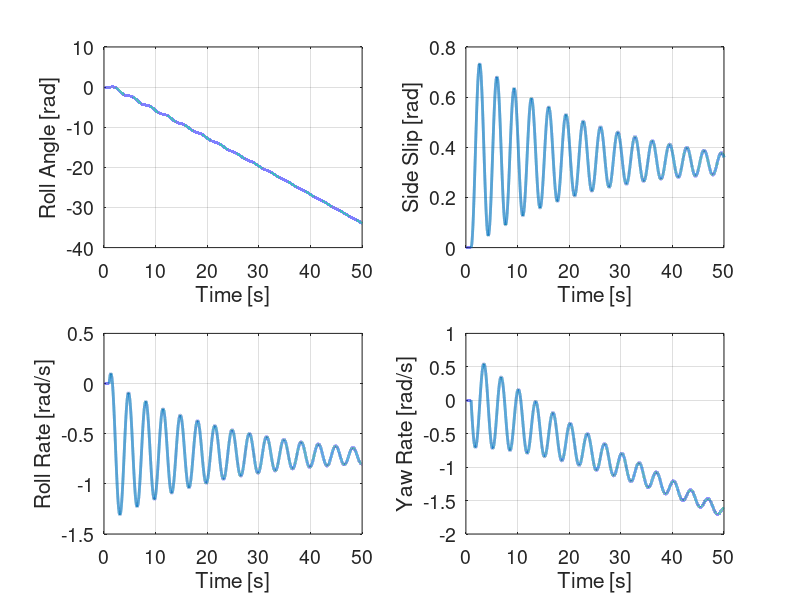
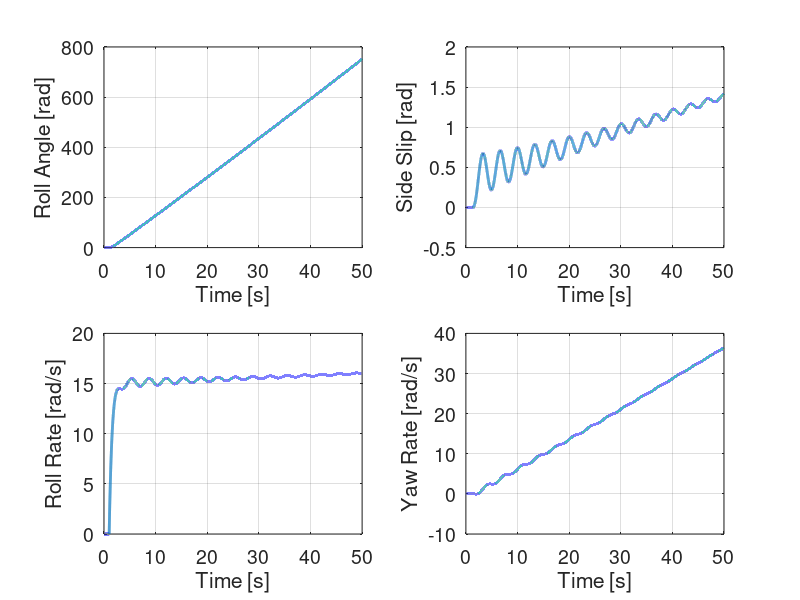
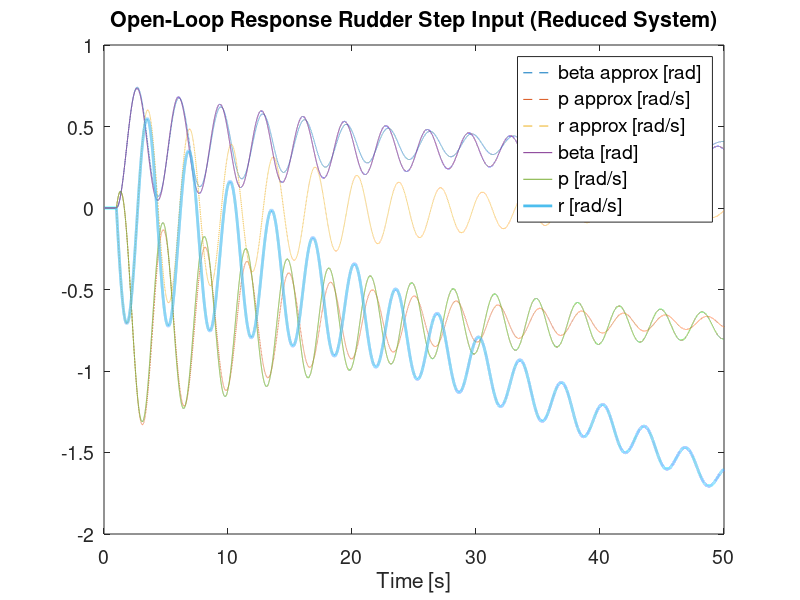
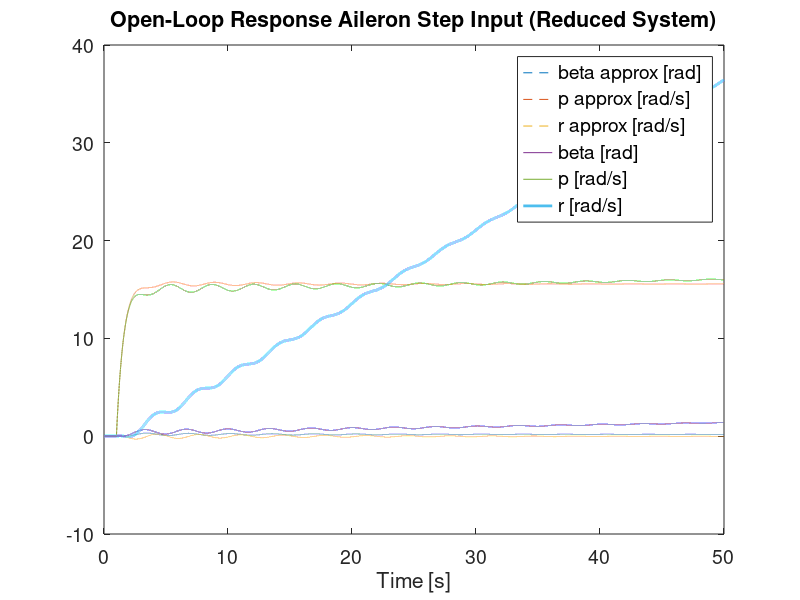

MATLAB code for these plots, in order:
% Problem 1.4, Wise and Lavresky
clear all 
close all
clc
% State indices
sel_phi_state_rad    = 1;
sel_beta_state_rad = 2;
sel_p_state_rps     = 3;
sel_r_state_rps = 4;
% Input indices
sel_dela_input_rad = 1;
sel_delr_input_rad = 2;
% Lateral directional matrices
A_lat = [0 0 1 0; 0.0487 -0.0829 0 -1; 0 -4.546 -1.699 0.1717; ...
    0 3.382 -0.0654 -0.0893];
B_lat = [0 0; 0 0.0116; 27.276 0.5758; 0.3952 -1.362];
% Extract dutch roll and roll rate dynamics from A_lat and B_lat
A_lat_2 = A_lat([sel_beta_state_rad, sel_p_state_rps, sel_r_state_rps], ...
    [sel_beta_state_rad, sel_p_state_rps, sel_r_state_rps]);
B_lat_2 = B_lat([sel_beta_state_rad, sel_p_state_rps, sel_r_state_rps], :);
% Trimmed speed
V0_fps = 250;
% a) Compute open loop system eigenvalues
disp('The open loop eigenvalues are');
lat_eigs = eig(A_lat)
% b) Simulate open loop response to aileron and rudder set inputs
dt = 1e-3;
t_sec = 0 : dt : 50;
% Initial condition 
x_cl0 = [0 0 0 0];
x_cl0_2 = [0 0 0];
% preallocate open-loop solution vector due to thrust input
x_ol_aileron = zeros(size(A_lat,2),length(t_sec));
x_ol_aileron(:,1) = x_cl0;
% preallocate open-loop solution vector due to elevator input
x_ol_rudder = zeros(size(A_lat,2), length(t_sec));
x_ol_rudder(:,1) = x_cl0;
% preallocate open-loop solution vector due to thrust input for reduced
% system
x_ol_aileron_2 = zeros(size(A_lat_2,2),length(t_sec));
x_ol_aileron_2(:,1) = x_cl0_2;
% preallocate open-loop solution vector due to elevator input for reduced
% system
x_ol_rudder_2 = zeros(size(A_lat_2,2), length(t_sec));
x_ol_rudder_2(:,1) = x_cl0_2;
% define step input at 1 sec
u = zeros(size(t_sec));
u(t_sec>=1) = 1;
for i = 1 : length(t_sec) - 1
    
    % Open loop response due to rudder input
    x_ol_rudder(:, i+1)   = x_ol_rudder(:,i) + ...
        dt*(A_lat*x_ol_rudder(:,i)+B_lat*[0; u(i)]);
    % Open loop response due to aileron input
    x_ol_aileron(:, i+1) = x_ol_aileron(:,i) + ...
        dt*(A_lat*x_ol_aileron(:,i)+B_lat*[u(i); 0]);
    
    % Open loop response due to rudder input
    x_ol_rudder_2(:, i+1)   = x_ol_rudder_2(:,i) + ...
        dt*(A_lat_2*x_ol_rudder_2(:,i)+B_lat_2*[0; u(i)]);
    % Open loop response due to aileron input
    x_ol_aileron_2(:, i+1) = x_ol_aileron_2(:,i) + ...
        dt*(A_lat_2*x_ol_aileron_2(:,i)+B_lat_2*[u(i); 0]);
    
end
figure(1)
title('Open-Loop Response Elevator Step Input','fontsize', 14);
subplot(2,2,1);
plot(t_sec, x_ol_rudder(1,:), 'linewidth', 2); grid on
ylabel('Roll Angle [rad]', 'fontsize', 14);
xlabel('Time [s]','fontsize', 14);
set(gca, 'xlim', [0 50]);
set(gca, 'fontsize', 14);
subplot(2,2,2);
plot(t_sec, x_ol_rudder(2,:), 'linewidth', 2); grid on
ylabel('Side Slip [rad]', 'fontsize', 14);
xlabel('Time [s]','fontsize', 14);
set(gca, 'fontsize', 14);
set(gca, 'xlim', [0 50]);
subplot(2,2,3);
plot(t_sec, x_ol_rudder(3,:), 'linewidth', 2); grid on
ylabel('Roll Rate [rad/s]', 'fontsize', 14);
xlabel('Time [s]','fontsize', 14);
set(gca, 'fontsize', 14);
set(gca, 'xlim', [0 50]);
subplot(2,2,4);
plot(t_sec, x_ol_rudder(4,:), 'linewidth', 2); grid on
ylabel('Yaw Rate [rad/s]', 'fontsize', 14);
xlabel('Time [s]','fontsize', 14);
set(gca, 'fontsize', 14);
set(gca, 'xlim', [0 50]);
set(gcf, 'color', 'w');
figure(2)
title('Open-Loop Response Elevator Step Input','fontsize', 14);
subplot(2,2,1);
plot(t_sec, x_ol_aileron(1,:), 'linewidth', 2); grid on
ylabel('Roll Angle [rad]', 'fontsize', 14);
xlabel('Time [s]','fontsize', 14);
set(gca, 'xlim', [0 50]);
set(gca, 'fontsize', 14);
subplot(2,2,2);
plot(t_sec, x_ol_aileron(2,:), 'linewidth', 2); grid on
ylabel('Side Slip [rad]', 'fontsize', 14);
xlabel('Time [s]','fontsize', 14);
set(gca, 'fontsize', 14);
set(gca, 'xlim', [0 50]);
subplot(2,2,3);
plot(t_sec, x_ol_aileron(3,:), 'linewidth', 2); grid on
ylabel('Roll Rate [rad/s]', 'fontsize', 14);
xlabel('Time [s]','fontsize', 14);
set(gca, 'fontsize', 14);
set(gca, 'xlim', [0 50]);
subplot(2,2,4);
plot(t_sec, x_ol_aileron(4,:), 'linewidth', 2); grid on
ylabel('Yaw Rate [rad/s]', 'fontsize', 14);
xlabel('Time [s]','fontsize', 14);
set(gca, 'fontsize', 14);
set(gca, 'xlim', [0 50]);
set(gcf, 'color', 'w');
figure(3)
plot(t_sec, x_ol_rudder_2, '--', ...
     t_sec, x_ol_rudder(2,:), ...
     t_sec, x_ol_rudder(3,:), t_sec, x_ol_rudder(4,:), 'linewidth', 2)
xlabel('Time [s]','fontsize', 14);
title('Open-Loop Response Rudder Step Input (Reduced System)','fontsize', 14);
set(gca, 'fontsize', 14);
set(gcf, 'color', 'w');
h = legend('beta approx [rad]', 'p approx [rad/s]', 'r approx [rad/s]', 'beta [rad]', 'p [rad/s]', 'r [rad/s]');
set(h, 'fontsize', 14);
figure(4)
plot(t_sec, x_ol_aileron_2, '--', ...
     t_sec, x_ol_aileron(2,:), ...
     t_sec, x_ol_aileron(3,:), t_sec, x_ol_aileron(4,:), 'linewidth', 2)
xlabel('Time [s]','fontsize', 14);
title('Open-Loop Response Aileron Step Input (Reduced System)','fontsize', 14);
set(gca, 'fontsize', 14);
set(gcf, 'color', 'w');
h = legend('beta approx [rad]', 'p approx [rad/s]', 'r approx [rad/s]', 'beta [rad]', 'p [rad/s]', 'r [rad/s]');
set(h, 'fontsize', 14);